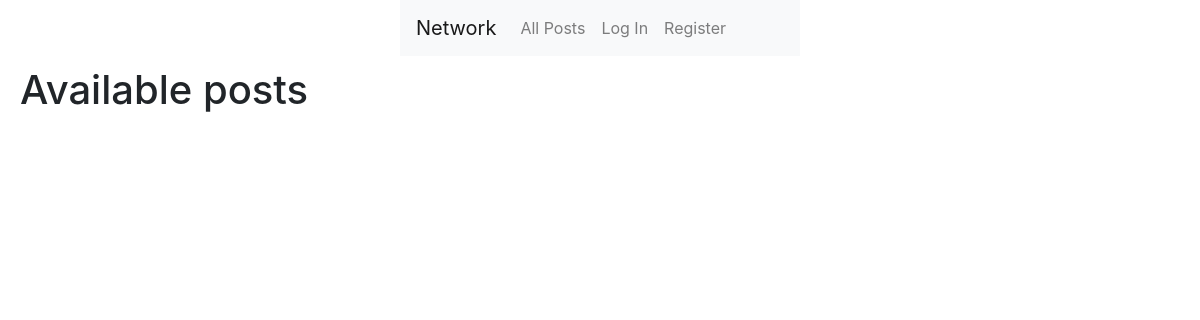
The app's page /, older data.
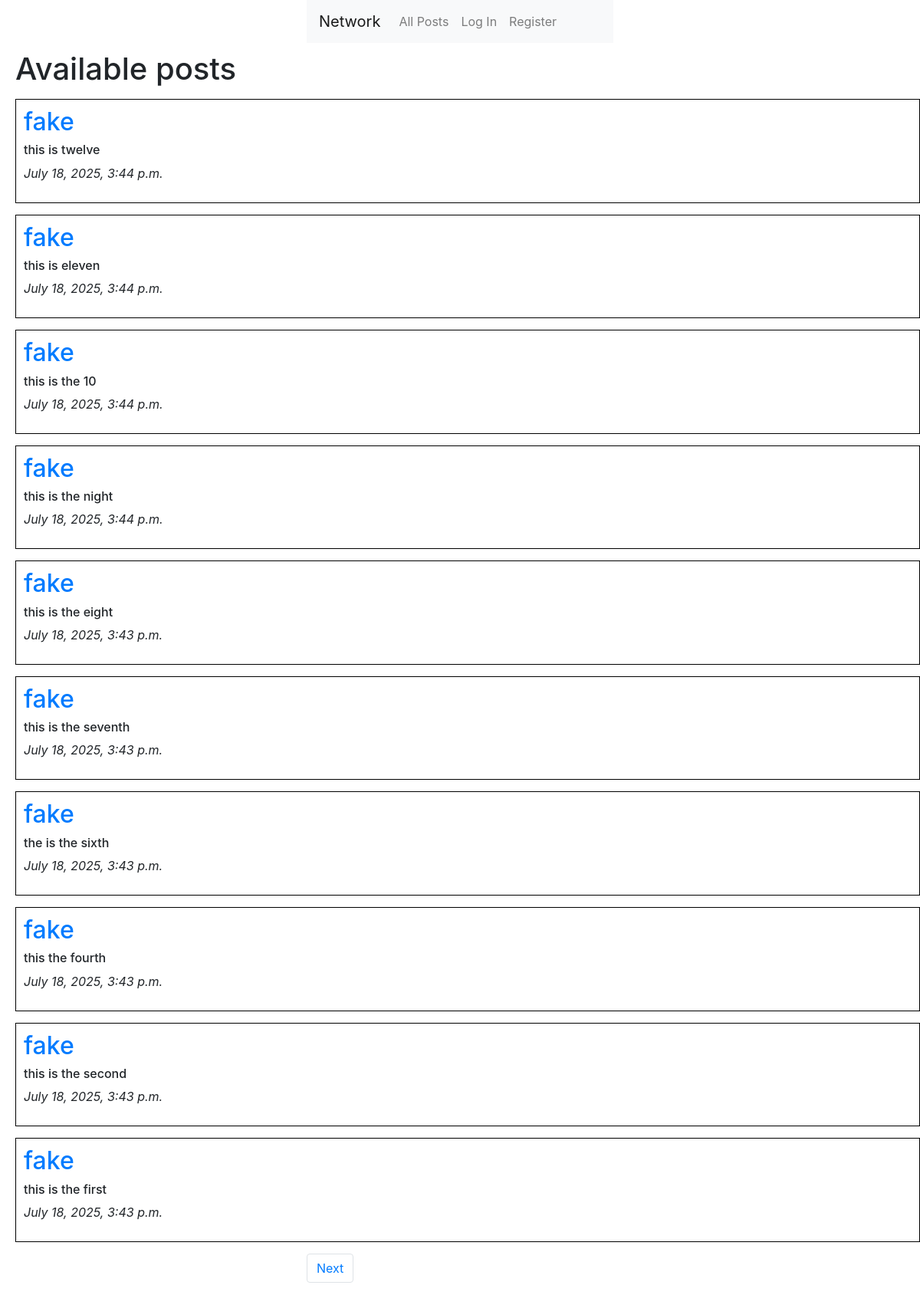
The same page, newer data.
### network/models.py (models this page shows, shortened)
class Posts(models.Model):
    content = models.CharField(max_length=164)
    user = models.ForeignKey(User, on_delete=models.CASCADE, related_name="author")
    date = models.DateTimeField(auto_now_add=True)

class User(AbstractUser):
    pass

### network/views.py (the view)
# urls.py: path("", views.index, name="index"),
def index(request):
    posts = Posts.objects.all().order_by('id').reverse()
    pagi = Paginator(posts, 10)
    paginumber = request.GET.get('page')
    pagePosts = pagi.get_page(paginumber)
    likes = Like.objects.all()
    liked = []
    try:
        for like in likes:
            if like.user.id == request.user.id:
                liked.append(like.post.id)
    except:
        liked=[]
    context = {
        "liked":liked,
        "posts":posts,
        "pagePosts":pagePosts
    }
    return render(request, "network/index.html", context)

### network/templates/network/index.html (shortened to what this page needs)
{% extends "network/layout.html" %}
{% block body %}
    <div class="main">
            <h1>Available posts</h1>
            <div>
                {%for post in pagePosts %}
                <div class="available_post">
                    <h2><a href="{%url 'profile' user_id=post.user.id%}">{{post.user}}</a></h2>
                    <h6 id="content_{{post.id}}">{{post.content}}</h6>
                    <p><i>{{post.date}}</i></p>
                            </div>
                            {%endfor%}
                        </div>
                    </div>
    <nav aria-label="Page navigation example">
        <ul class="pagination">
            {%if pagePosts.has_next %}
                <li class="page-item"><a class="page-link" href="?page={{pagePosts.next_page_number}}">Next</a></li>
            {%endif%}
        </ul>
    </nav>
{% endblock %}

### network/templates/network/layout.html (shortened to what this page needs)
{% load static %}
<!DOCTYPE html>
<html lang="en">
    <head>
        <link rel="stylesheet" href="https://cdn.jsdelivr.net/npm/bootstrap@4.0.0/dist/css/bootstrap.min.css">
        <link rel="stylesheet" href="https://stackpath.bootstrapcdn.com/bootstrap/4.4.1/css/bootstrap.min.css">
        <link href="{% static 'network/styles.css' %}" rel="stylesheet">
    </head>
    <body>
        <nav class="navbar navbar-expand-lg navbar-light bg-light">
            <a class="navbar-brand" href="{%url 'index'%}">Network</a>
            <div>
              <ul class="navbar-nav mr-auto">
                <li class="nav-item">
                  <a class="nav-link" href="{% url 'index' %}">All Posts</a>
                </li>
                {% if user.is_authenticated %}
                    <li class="nav-item">
                        <a class="nav-link" href="{%url 'following'%}">Following</a>
                    </li>
                    <li class="nav-item">
                        <a class="nav-link" href="{% url 'logout' %}">Log Out</a>
                    </li>
                {% else %}
                    <li class="nav-item">
                        <a class="nav-link" href="{% url 'login' %}">Log In</a>
                    </li>
                    <li class="nav-item">
                        <a class="nav-link" href="{% url 'register' %}">Register</a>
                    </li>
                {% endif %}
              </ul>
            </div>
          </nav>
        <div class="body">
            {% block body %}
            {% endblock %}
        </div>
    </body>
</html>

### network/static/network/styles.css (style rules this page uses)
nav { display: block; width: 400px; margin: 0 auto; }
.main { margin-top: 10px; margin-left: 20px; }
.available_post { border: 1px solid black; margin: 15px 0; padding: 10px; }

Row changes from the older to the newer data that the page shows:
added Posts: user "fake", content "this is twelve", date "July 18, 2025, 3:44 p.m."
added Posts: user "fake", content "this is eleven", date "July 18, 2025, 3:44 p.m."
added Posts: user "fake", content "this is the 10", date "July 18, 2025, 3:44 p.m."
added Posts: user "fake", content "this is the night", date "July 18, 2025, 3:44 p.m."
added Posts: user "fake", content "this is the eight", date "July 18, 2025, 3:43 p.m."
added Posts: user "fake", content "this is the seventh", date "July 18, 2025, 3:43 p.m."
added Posts: user "fake", content "the is the sixth", date "July 18, 2025, 3:43 p.m."
added Posts: user "fake", content "this the fourth", date "July 18, 2025, 3:43 p.m."
added Posts: user "fake", content "this is the second", date "July 18, 2025, 3:43 p.m."
added Posts: user "fake", content "this is the first", date "July 18, 2025, 3:43 p.m."
Text that changed along with them:
text now shown: "Next"
